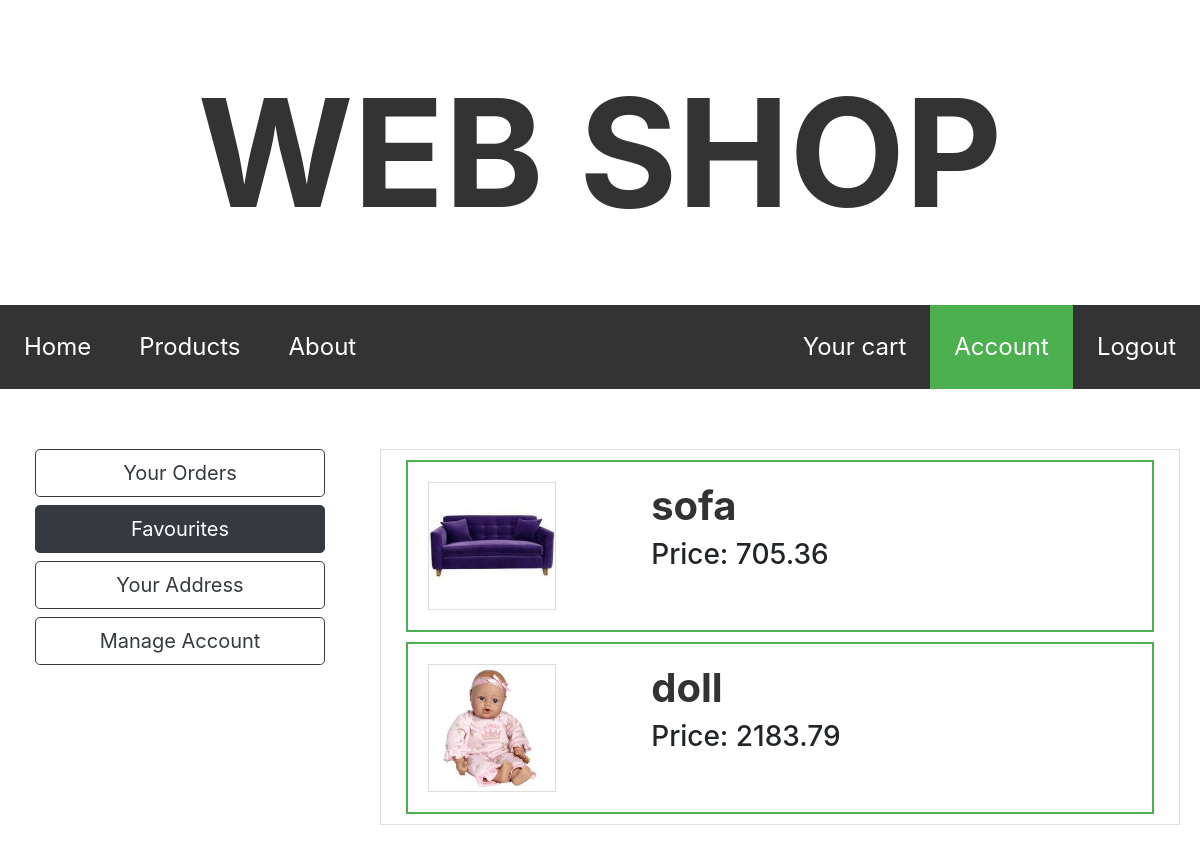
The app's page /account/5/favourites (signed in) with its own data.
### web_shop/models.py (models this page shows, shortened)
class Product(db.Model):
    id = db.Column(db.Integer(), primary_key=True)
    name = db.Column(db.String(80), nullable=False, unique=True)
    price = db.Column(db.Integer(), nullable=False)  # in cents
    description = db.Column(db.Text(), default='XDDDD', nullable=False)
    date_added = db.Column(db.DateTime(), nullable=False, default=datetime.utcnow)
    image = db.Column(db.String(), nullable=False, default='pokemon.jpg')

### web_shop/routes.py (the view, shortened to what this page needs)
@app.route('/account/<int:user_id>/<string:active_tab>', methods=['GET', 'POST'])
@login_required
def account(user_id, active_tab):
    user_id = int(user_id)
    if current_user.id != user_id:
        flash('Log in first', category='danger')
        abort(403)
    user = User.query.get_or_404(user_id)
    favourite_products = user.favourites
    address_form = AddressForm()
    email_form = UpdateEmailForm()
    if email_form.validate_on_submit():
        if user.email == email_form.email.data:
            flash("It's the same lol", category='info')
            return redirect(url_for('account', user_id=user.id, active_tab='manage'))
        else:
            user2 = User.query.filter_by(email=email_form.email.data).first()
            if user2:
                flash("There already exist account with this email.", category='danger')
                return redirect(url_for('account', user_id=user.id, active_tab='manage'))
            else:
                user.email = email_form.email.data
                db.session.commit()
                flash('Your email has been changed!', category='success')
                return redirect(url_for('account', user_id=user.id, active_tab='manage'))
    else:
        email_form.email.data = user.email
    return render_template('account.html', title='Your Account', user=user, active='account', active_tab=active_tab, favourite_products=favourite_products,
                           address_form=address_form, cart=session.get('cart'), Product=Product, email_form=email_form)

### web_shop/models.py (called while the page is built)
@login_manager.user_loader
def load_user(user_id):
    user = User.query.get(int(user_id))
    if user:
        if user.true_user:  # has email and password, is able to log in, otherwise User() only stores address
            return user

### web_shop/templates/account.html (shortened to what this page needs)
{% extends "layout.html" %}
{% block content %}
    <div class="left-content">
        <div class="container">
                    <a href="{{ url_for('account', active_tab='orders', user_id=user.id) }}"  class="btn btn-outline-dark btn-lg btn-block {{ 'active' if active_tab == 'orders' }}">Your Orders</a>
                    <a href="{{ url_for('account', active_tab='favourites', user_id=user.id) }}" class="btn btn-outline-dark btn-lg btn-block {{ 'active' if active_tab == 'favourites' }}">Favourites</a>
                    <a href="{{ url_for('account', active_tab='address', user_id=user.id) }}"  class="btn btn-outline-dark btn-lg btn-block {{ 'active' if active_tab == 'address' }}">Your Address</a>
                    <a href="{{ url_for('account', active_tab='manage', user_id=user.id) }}"  class="btn btn-outline-dark btn-lg btn-block {{ 'active' if active_tab == 'manage' }}">Manage Account</a>
        </div>
    </div>
    <article class="main-content">
        {% if active_tab == 'favourites' %}
            <div class="container border">
                {% for product in favourite_products %}
                    <fieldset class="product-border">
                        <div class="left-content" style="padding:10;">
                            <img class="product-image" src="{{ url_for('static', filename='pictures/' +product.image) }}">
                        </div>
                        <div class="main-content" style="padding:10;">
                            <h1><a class="product-title" href="{{ url_for('this_product', product_id=product.id) }}">{{ product.name }}</a></h1>
                            <h3>Price: {{ "{:.2f}".format(product.price / 100) }}</h3>
                        </div>
                    </fieldset>
                {% endfor %}
            </div>
        {% elif active_tab == 'orders' %}
            <span>Your orders</span>
        {% endif %}
    </article>
{% endblock content %}

### web_shop/static/main.css (style rules this page uses)
a { text-decoration: none; }
.left-content { float: left; padding: 20px; width: 30%; }
.product-image { border: 1px solid #ddd; width: 8em; height: 8em; }
.main-content { float: left; width: 70%; padding: 20px; }
* { box-sizing: border-box; }
.product-border { display: block; border:2px solid #4CAF50; margin: 10px; }
a.product-title { font-weight: bold; color: #333; text-decoration: none; }
.active { background-color: #4CAF50; }

### records on screen
Product: image (picture), name "sofa", product.price/100 "705.36"
Product: image (picture), name "doll", product.price/100 "2183.79"
